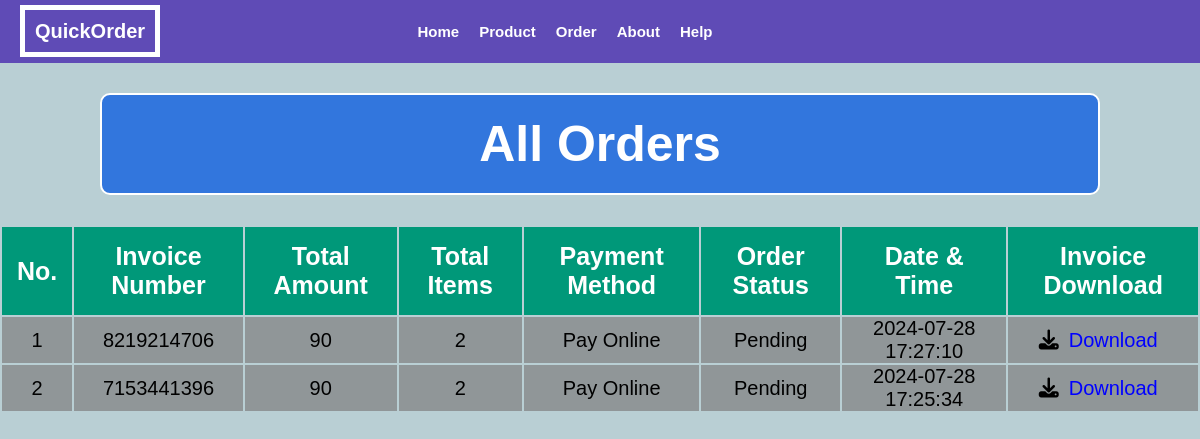
/Order/order.php (signed in), run on the app's committed database.
### tables this page shows
CREATE TABLE `user_invoice` (
  `invoice_id` int(11) NOT NULL,
  `username` varchar(50) NOT NULL,
  `invoice_number` varchar(50) NOT NULL,
  `amount` float NOT NULL,
  `total_items` int(11) NOT NULL,
  `order_status` varchar(50) NOT NULL,
  `payment_method` varchar(50) NOT NULL,
  `date` timestamp NOT NULL DEFAULT current_timestamp()
);

### Order/order.php (the view, shortened to what this page needs)
<?php
include("../Connect/connect.php");
?>
<!DOCTYPE html>
<html lang="en">
<head>
    <link rel="stylesheet" href="order.css">
    <link rel="stylesheet" href="https://cdnjs.cloudflare.com/ajax/libs/font-awesome/6.5.2/css/all.min.css" />
</head>
<body>
    <header>
        <nav class="navbar">
            <div class="logo"><a href="../index.php">QuickOrder</a></div>
            <div class="options">
                <ul>
                    <li><a href="../index.php">Home</a></li>
                    <li><a href="../Products/product.php">Product</a></li>
                    <li><a href="order.php">Order</a></li>
                    <li><a href="../about.php">About</a></li>
                    <li><a href="../help.php">Help</a></li>
                </ul>
            </div>
        </nav>
    </header>
    <div class="container">
        <div class="heading">
            <h1>All Orders</h1>
        </div>
        <div class="orders">
            <table>
                <tr>
                    <th>No.</th>
                    <th>Invoice Number</th>
                    <th>Total Amount</th>
                    <th>Total Items</th>
                    <th>Payment Method</th>
                    <th>Order Status</th>
                    <th>Date & Time</th>
                    <th>Invoice Download</th>
                </tr>
                <?php
                    $username = $_COOKIE['username'];
                    $query = "SELECT * FROM user_invoice WHERE username = '$username' ORDER BY date DESC";
                    $sql = mysqli_query($conn, $query);
                    $sno = 1;
                    $num = mysqli_num_rows($sql);
                    if($num > 0) {
                        while($row = mysqli_fetch_assoc($sql)) {
                            echo "<tr>";
                            echo "<td>$sno</td>";
                            echo "<td>".$row['invoice_number']."</td>";
                            echo "<td>".$row['amount']."</td>";
                            echo "<td>".$row['total_items']."</td>";
                            if($row['payment_method'] == "offline") {
                                $method = "Cash On Delivary";
                            } else {
                                $method = "Pay Online";
                            }
                            echo "<td>".$method."</td>";
                            echo "<td>".$row['order_status']."</td>";
                            echo "<td style='padding: 0px 20px 0 20px;'>".$row['date']."</td>";
                            echo "<td><i class='fa-solid fa-download'></i><a href='invoice.php?invoice_no=".$row['invoice_number']."'>Download</a></td>";
                            echo "</tr>";
                            $sno++;
                        }
                    }
                ?>
            </table>
        </div>
    </div>
</body>
</html>

### Order/order.css (style rules this page uses)
* { margin: 0px; padding: 0px; box-sizing: border-box; text-decoration: none; }
body { background-color: white; font-family: sans-serif; background-color: #b9cfd4; }
.navbar { background-color: #5F4BB6; display: flex; align-items: center; justify-content: space-between; }
.options ul { display: inline-flex; list-style: none; }
.options ul li { padding: 10px; font-size: 15px; }
.options ul li a { color: white; font-weight: bold; }
.logo { padding: 20px; }
.logo a { font-size: 20px; color: white; font-weight: 600; padding: 10px; border: 5px white solid; }
.container { display: flex; align-items: center; flex-direction: column; }
.heading { padding: 30px; font-size: 25px; }
.heading h1 { background-color: #3276dd; padding: 20px; color: white; width: 1000px; text-align: center; border: 2px solid white; border-radius: 10px; }
.orders table { text-align: center; }
.orders table tr th { font-size: 25px; background-color: #009879; color: #ffffff; padding: 15px; }
.orders table tr td { background-color: rgba(128, 128, 128, 0.719); font-size: 20px; padding: 10px; color: black; }
.orders a { color: blue; padding: 0px 10px 0 10px; }

### data on the page
user_invoice: invoice_number "8219214706", amount "90", total_items "2", payment_method "Pay Online", order_status "Pending", date "2024-07-28 17:27:10"
user_invoice: invoice_number "7153441396", amount "90", total_items "2", payment_method "Pay Online", order_status "Pending", date "2024-07-28 17:25:34"
